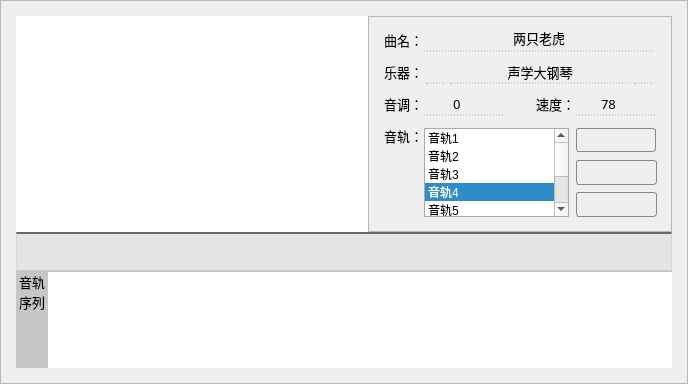
  <widget class="QFrame" name="editBox">
   <property name="geometry">
    <rect>
     <x>96</x>
     <y>80</y>
     <width>688</width>
     <height>384</height>
    </rect>
   </property>
   <property name="styleSheet">
    <string notr="true">QFrame#editBox {
	background-color: rgba(220, 220, 230, 0.85);
	border: 1px solid #edd;
}
QFrame#editBox .QFrame {
	background-color: rgba(248, 248, 248, 0.85);
}
QFrame#editBox QPushButton:pressed {
	margin: 1px 1px;
}</string>
   </property>
   <property name="frameShape">
    <enum>QFrame::StyledPanel</enum>
   </property>
   <property name="frameShadow">
    <enum>QFrame::Raised</enum>
   </property>
   <widget class="QFrame" name="fileinfoBox">
    <property name="geometry">
     <rect>
      <x>368</x>
      <y>16</y>
      <width>304</width>
      <height>216</height>
     </rect>
    </property>
    <property name="font">
     <font>
      <family>微软雅黑</family>
      <pointsize>10</pointsize>
     </font>
    </property>
    <property name="styleSheet">
     <string notr="true">QFrame#fileinfoBox {
	border-left: 2px solid #666;
}
QFrame#fileinfoBox .QLineEdit {
	border: none;
	border-bottom: 1px dashed #aaa;
	background-color: rgba(255,255,255,0);
}
QFrame#fileinfoBox .QComboBox {
	border:none;
	border-bottom: 1px dashed #aaa;
	background-color: rgba(255,255,255,0);
}
QFrame#fileinfoBox .QSpinBox {
	border:none;
	border-bottom:1px dashed #aaa;
	background-color: rgba(255,255,255,0);
}
QFrame#fileinfoBox .QPushButton {
	border: 1px solid #888;
	border-radius:3px;
}
QFrame#fileinfoBox QComboBox:hover, QFrame#fileinfoBox QLineEdit:hover, QFrame#fileinfoBox QSpinBox:hover, QFrame#fileinfoBox QPushButton:hover {
	border-bottom: 1px dashed #048;
}
QFrame#fileinfoBox QPushButton#btn_playTracks:hover, QFrame#fileinfoBox QPushButton#btn_previewTrack:hover, QFrame#fileinfoBox QPushButton#btn_removeTrack:hover {
	border: 1px solid #048;
}</string>
    </property>
    <property name="frameShape">
     <enum>QFrame::StyledPanel</enum>
    </property>
    <property name="frameShadow">
     <enum>QFrame::Raised</enum>
    </property>
    <widget class="QLabel" name="label_1">
     <property name="geometry">
      <rect>
       <x>16</x>
       <y>8</y>
       <width>36</width>
       <height>32</height>
      </rect>
     </property>
     <property name="font">
      <font>
       <family>Microsoft YaHei</family>
       <pointsize>10</pointsize>
      </font>
     </property>
     <property name="text">
      <string>曲名：</string>
     </property>
    </widget>
    <widget class="QLabel" name="label_2">
     <property name="geometry">
      <rect>
       <x>16</x>
       <y>40</y>
       <width>36</width>
       <height>32</height>
      </rect>
     </property>
     <property name="font">
      <font>
       <family>Microsoft YaHei</family>
       <pointsize>10</pointsize>
      </font>
     </property>
     <property name="text">
      <string>乐器：</string>
     </property>
    </widget>
    <widget class="QLabel" name="label_3">
     <property name="geometry">
      <rect>
       <x>16</x>
       <y>72</y>
       <width>36</width>
       <height>32</height>
      </rect>
     </property>
     <property name="font">
      <font>
       <family>Microsoft YaHei</family>
       <pointsize>10</pointsize>
      </font>
     </property>
     <property name="text">
      <string>音调：</string>
     </property>
    </widget>
    <widget class="QLabel" name="label_4">
     <property name="geometry">
      <rect>
       <x>168</x>
       <y>72</y>
       <width>36</width>
       <height>32</height>
      </rect>
     </property>
     <property name="font">
      <font>
       <family>Microsoft YaHei</family>
       <pointsize>10</pointsize>
      </font>
     </property>
     <property name="text">
      <string>速度：</string>
     </property>
    </widget>
    <widget class="QLineEdit" name="input_songName">
     <property name="geometry">
      <rect>
       <x>56</x>
       <y>12</y>
       <width>232</width>
       <height>24</height>
      </rect>
     </property>
     <property name="font">
      <font>
       <family>Microsoft YaHei</family>
       <pointsize>10</pointsize>
      </font>
     </property>
     <property name="text">
      <string>两只老虎</string>
     </property>
     <property name="alignment">
      <set>Qt::AlignCenter</set>
     </property>
    </widget>
    <widget class="QSpinBox" name="spin_velocity">
     <property name="enabled">
      <bool>true</bool>
     </property>
     <property name="geometry">
      <rect>
       <x>208</x>
       <y>76</y>
       <width>80</width>
       <height>24</height>
      </rect>
     </property>
     <property name="font">
      <font>
       <family>Microsoft YaHei</family>
       <pointsize>10</pointsize>
       <underline>false</underline>
      </font>
     </property>
     <property name="alignment">
      <set>Qt::AlignCenter</set>
     </property>
     <property name="readOnly">
      <bool>false</bool>
     </property>
     <property name="maximum">
      <number>127</number>
     </property>
     <property name="value">
      <number>78</number>
     </property>
    </widget>
    <widget class="QLabel" name="label_5">
     <property name="geometry">
      <rect>
       <x>16</x>
       <y>104</y>
       <width>40</width>
       <height>32</height>
      </rect>
     </property>
     <property name="font">
      <font>
       <family>Microsoft YaHei</family>
       <pointsize>10</pointsize>
      </font>
     </property>
     <property name="text">
      <string>音轨：</string>
     </property>
    </widget>
    <widget class="QListWidget" name="list_tracks">
     <property name="geometry">
      <rect>
       <x>56</x>
       <y>112</y>
       <width>145</width>
       <height>89</height>
      </rect>
     </property>
     <property name="styleSheet">
      <string notr="true">QFrame#fileinfoBox QListWidget {
	border:1px solid #aaa;
}</string>
     </property>
     <property name="currentRow">
      <number>3</number>
     </property>
     <item>
      <property name="text">
       <string>音轨1</string>
      </property>
     </item>
     <item>
      <property name="text">
       <string>音轨2</string>
      </property>
     </item>
     <item>
      <property name="text">
       <string>音轨3</string>
      </property>
     </item>
     <item>
      <property name="text">
       <string>音轨4</string>
      </property>
     </item>
     <item>
      <property name="text">
       <string>音轨5</string>
      </property>
     </item>
     <item>
      <property name="text">
       <string>音轨6</string>
      </property>
     </item>
     <item>
      <property name="text">
       <string>音轨7</string>
      </property>
     </item>
    </widget>
    <widget class="QPushButton" name="btn_removeTrack">
     <property name="geometry">
      <rect>
       <x>208</x>
       <y>144</y>
       <width>81</width>
       <height>25</height>
      </rect>
     </property>
     <property name="styleSheet">
      <string notr="true"/>
     </property>
     <property name="text">
      <string/>
     </property>
     <property name="icon">
      <iconset resource="resource.qrc">
       <normaloff>:/editPage/resource/editPage/RemoveTrack.png</normaloff>:/editPage/resource/editPage/RemoveTrack.png</iconset>
     </property>
     <property name="iconSize">
      <size>
       <width>80</width>
       <height>24</height>
      </size>
     </property>
    </widget>
    <widget class="QPushButton" name="btn_playTracks">
     <property name="geometry">
      <rect>
       <x>208</x>
       <y>112</y>
       <width>80</width>
       <height>24</height>
      </rect>
     </property>
     <property name="styleSheet">
      <string notr="true"/>
     </property>
     <property name="text">
      <string/>
     </property>
     <property name="icon">
      <iconset resource="resource.qrc">
       <normaloff>:/editPage/resource/editPage/PlayAll.png</normaloff>:/editPage/resource/editPage/PlayAll.png</iconset>
     </property>
     <property name="iconSize">
      <size>
       <width>80</width>
       <height>24</height>
      </size>
     </property>
    </widget>
    <widget class="QPushButton" name="btn_previewTrack">
     <property name="geometry">
      <rect>
       <x>208</x>
       <y>176</y>
       <width>81</width>
       <height>25</height>
      </rect>
     </property>
     <property name="styleSheet">
      <string notr="true"/>
     </property>
     <property name="text">
      <string/>
     </property>
     <property name="icon">
      <iconset resource="resource.qrc">
       <normaloff>:/editPage/resource/editPage/BrowseTrack.png</normaloff>:/editPage/resource/editPage/BrowseTrack.png</iconset>
     </property>
     <property name="iconSize">
      <size>
       <width>80</width>
       <height>24</height>
      </size>
     </property>
    </widget>
    <widget class="QPushButton" name="btn_instruments_up">
     <property name="geometry">
      <rect>
       <x>264</x>
       <y>44</y>
       <width>24</width>
       <height>24</height>
      </rect>
     </property>
     <property name="cursor">
      <cursorShape>ArrowCursor</cursorShape>
     </property>
     <property name="styleSheet">
      <string notr="true">QPushButton#btn_instruments_up {
	image:url(:/widgets/resource/widgets/spinbox-up-normal.svg);
	border:none;
	border-bottom:1px dashed #aaa;
}
QPushButton#btn_instruments_up:hover {
	image:url(:/widgets/resource/widgets/spinbox-up-active.svg);
}</string>
     </property>
     <property name="text">
      <string/>
     </property>
    </widget>
    <widget class="QPushButton" name="btn_instruments_down">
     <property name="geometry">
      <rect>
       <x>56</x>
       <y>44</y>
       <width>24</width>
       <height>24</height>
      </rect>
     </property>
     <property name="cursor">
      <cursorShape>ArrowCursor</cursorShape>
     </property>
     <property name="styleSheet">
      <string notr="true">QPushButton#btn_instruments_down {
	image:url(:/widgets/resource/widgets/spinbox-down-normal.svg);
	border:none;
	border-bottom:1px dashed #aaa;
}
QPushButton#btn_instruments_down:hover {
	image:url(:/widgets/resource/widgets/spinbox-down-active.svg);
}</string>
     </property>
     <property name="text">
      <string/>
     </property>
    </widget>
    <widget class="QPushButton" name="btn_instruments_name">
     <property name="geometry">
      <rect>
       <x>80</x>
       <y>44</y>
       <width>184</width>
       <height>24</height>
      </rect>
     </property>
     <property name="font">
      <font>
       <family>Microsoft YaHei</family>
       <pointsize>10</pointsize>
      </font>
     </property>
     <property name="cursor">
      <cursorShape>ArrowCursor</cursorShape>
     </property>
     <property name="styleSheet">
      <string notr="true">QPushButton#btn_instruments_name {
	padding: 0px 8px;
	border:none;
	border-bottom:1px dashed #aaa;
}</string>
     </property>
     <property name="text">
      <string>声学大钢琴</string>
     </property>
    </widget>
    <widget class="QSpinBox" name="spin_pitch">
     <property name="enabled">
      <bool>true</bool>
     </property>
     <property name="geometry">
      <rect>
       <x>56</x>
       <y>76</y>
       <width>80</width>
       <height>24</height>
      </rect>
     </property>
     <property name="font">
      <font>
       <family>Microsoft YaHei</family>
       <pointsize>10</pointsize>
       <underline>false</underline>
      </font>
     </property>
     <property name="alignment">
      <set>Qt::AlignCenter</set>
     </property>
     <property name="readOnly">
      <bool>false</bool>
     </property>
     <property name="minimum">
      <number>-20</number>
     </property>
     <property name="maximum">
      <number>20</number>
     </property>
     <property name="value">
      <number>0</number>
     </property>
    </widget>
   </widget>
   <widget class="QFrame" name="sequenceBox">
    <property name="geometry">
     <rect>
      <x>16</x>
      <y>232</y>
      <width>656</width>
      <height>136</height>
     </rect>
    </property>
    <property name="styleSheet">
     <string notr="true">QFrame#sequenceBox {
	border-top:2px solid #666;
}
QFrame#sequenceBox QLabel#label_6 {
	background-color: rgba(170,170,170,0.6);
}
QFrame#sequenceBox QGraphicsView {
	border:none;
}</string>
    </property>
    <property name="frameShape">
     <enum>QFrame::StyledPanel</enum>
    </property>
    <property name="frameShadow">
     <enum>QFrame::Raised</enum>
    </property>
    <widget class="QLabel" name="label_6">
     <property name="geometry">
      <rect>
       <x>0</x>
       <y>40</y>
       <width>32</width>
       <height>112</height>
      </rect>
     </property>
     <property name="font">
      <font>
       <family>Microsoft YaHei</family>
       <pointsize>10</pointsize>
      </font>
     </property>
     <property name="text">
      <string>音轨序列</string>
     </property>
     <property name="textFormat">
      <enum>Qt::AutoText</enum>
     </property>
     <property name="scaledContents">
      <bool>false</bool>
     </property>
     <property name="alignment">
      <set>Qt::AlignHCenter|Qt::AlignTop</set>
     </property>
     <property name="wordWrap">
      <bool>true</bool>
     </property>
     <property name="margin">
      <number>8</number>
     </property>
     <property name="indent">
      <number>0</number>
     </property>
    </widget>
    <widget class="QFrame" name="toolbarsBox">
     <property name="geometry">
      <rect>
       <x>0</x>
       <y>0</y>
       <width>656</width>
       <height>40</height>
      </rect>
     </property>
     <property name="styleSheet">
      <string notr="true">QFrame#toolbarsBox {
	background-color: rgba(120,120,120,0.1);
	border-bottom:2px solid #ccc
}
QFrame#toolbarsBox QPushButton {
	border:none;
	background:rgba(0,0,0,0);
}
QFrame#toolbarsBox QPushButton:hover {
	border-radius:3px;
	border:1px solid #08F;
	background-color:rgba(0,0,0,0.05)
}</string>
     </property>
     <property name="frameShape">
      <enum>QFrame::StyledPanel</enum>
     </property>
     <property name="frameShadow">
      <enum>QFrame::Raised</enum>
     </property>
     <widget class="QPushButton" name="toolbar_quit">
      <property name="geometry">
       <rect>
        <x>588</x>
        <y>4</y>
        <width>32</width>
        <height>32</height>
       </rect>
      </property>
      <property name="toolTip">
       <string>放弃编辑</string>
      </property>
      <property name="text">
       <string/>
      </property>
      <property name="icon">
       <iconset resource="resource.qrc">
        <normaloff>:/editPage/resource/editPage/tools-quit.svg</normaloff>:/editPage/resource/editPage/tools-quit.svg</iconset>
      </property>
      <property name="iconSize">
       <size>
        <width>24</width>
        <height>24</height>
       </size>
      </property>
     </widget>
     <widget class="QPushButton" name="toolbar_octaveDown">
      <property name="geometry">
       <rect>
        <x>324</x>
        <y>4</y>
        <width>32</width>
        <height>32</height>
       </rect>
      </property>
      <property name="toolTip">
       <string>降低八度</string>
      </property>
      <property name="text">
       <string/>
      </property>
      <property name="icon">
       <iconset resource="resource.qrc">
        <normaloff>:/editPage/resource/editPage/tools-octave-down.svg</normaloff>:/editPage/resource/editPage/tools-octave-down.svg</iconset>
      </property>
      <property name="iconSize">
       <size>
        <width>24</width>
        <height>24</height>
       </size>
      </property>
     </widget>
     <widget class="QPushButton" name="toolbar_durationDown">
      <property name="geometry">
       <rect>
        <x>388</x>
        <y>4</y>
        <width>32</width>
        <height>32</height>
       </rect>
      </property>
      <property name="toolTip">
       <string>减短时值</string>
      </property>
      <property name="text">
       <string/>
      </property>
      <property name="icon">
       <iconset resource="resource.qrc">
        <normaloff>:/editPage/resource/editPage/tools-duration-down.svg</normaloff>:/editPage/resource/editPage/tools-duration-down.svg</iconset>
      </property>
      <property name="iconSize">
       <size>
        <width>24</width>
        <height>24</height>
       </size>
      </property>
     </widget>
     <widget class="QPushButton" name="toolbar_play">
      <property name="geometry">
       <rect>
        <x>132</x>
        <y>4</y>
        <width>32</width>
        <height>32</height>
       </rect>
      </property>
      <property name="toolTip">
       <string>播放音轨</string>
      </property>
      <property name="text">
       <string/>
      </property>
      <property name="icon">
       <iconset resource="resource.qrc">
        <normaloff>:/editPage/resource/editPage/tools-play.svg</normaloff>:/editPage/resource/editPage/tools-play.svg</iconset>
      </property>
      <property name="iconSize">
       <size>
        <width>24</width>
        <height>24</height>
       </size>
      </property>
     </widget>
     <widget class="QPushButton" name="toolbar_endStep">
      <property name="geometry">
       <rect>
        <x>100</x>
        <y>4</y>
        <width>32</width>
        <height>32</height>
       </rect>
      </property>
      <property name="toolTip">
       <string>跳到结尾</string>
      </property>
      <property name="text">
       <string/>
      </property>
      <property name="icon">
       <iconset resource="resource.qrc">
        <normaloff>:/editPage/resource/editPage/tools-end-step.svg</normaloff>:/editPage/resource/editPage/tools-end-step.svg</iconset>
      </property>
      <property name="iconSize">
       <size>
        <width>20</width>
        <height>20</height>
       </size>
      </property>
     </widget>
     <widget class="QPushButton" name="toolbar_firstStep">
      <property name="geometry">
       <rect>
        <x>4</x>
        <y>4</y>
        <width>32</width>
        <height>32</height>
       </rect>
      </property>
      <property name="toolTip">
       <string>跳到开头</string>
      </property>
      <property name="text">
       <string/>
      </property>
      <property name="icon">
       <iconset resource="resource.qrc">
        <normaloff>:/editPage/resource/editPage/tools-first-step.svg</normaloff>:/editPage/resource/editPage/tools-first-step.svg</iconset>
      </property>
      <property name="iconSize">
       <size>
        <width>20</width>
        <height>20</height>
       </size>
      </property>
     </widget>
     <widget class="QPushButton" name="toolbar_delete">
      <property name="geometry">
       <rect>
        <x>228</x>
        <y>4</y>
        <width>32</width>
        <height>32</height>
       </rect>
      </property>
      <property name="toolTip">
       <string>删除音符</string>
      </property>
      <property name="text">
       <string/>
      </property>
      <property name="icon">
       <iconset resource="resource.qrc">
        <normaloff>:/editPage/resource/editPage/tools-delete.svg</normaloff>:/editPage/resource/editPage/tools-delete.svg</iconset>
      </property>
      <property name="iconSize">
       <size>
        <width>24</width>
        <height>24</height>
       </size>
      </property>
     </widget>
     <widget class="QPushButton" name="toolbar_pitchDown">
      <property name="geometry">
       <rect>
        <x>260</x>
        <y>4</y>
        <width>32</width>
        <height>32</height>
       </rect>
      </property>
      <property name="toolTip">
       <string>降调</string>
      </property>
      <property name="text">
       <string/>
      </property>
      <property name="icon">
       <iconset resource="resource.qrc">
        <normaloff>:/editPage/resource/editPage/tools-pitch-down.svg</normaloff>:/editPage/resource/editPage/tools-pitch-down.svg</iconset>
      </property>
      <property name="iconSize">
       <size>
        <width>24</width>
        <height>24</height>
       </size>
      </property>
     </widget>
     <widget class="QPushButton" name="toolbar_pitchUp">
      <property name="geometry">
       <rect>
        <x>292</x>
        <y>4</y>
        <width>32</width>
        <height>32</height>
       </rect>
      </property>
      <property name="toolTip">
       <string>升调</string>
      </property>
      <property name="text">
       <string/>
      </property>
      <property name="icon">
       <iconset resource="resource.qrc">
        <normaloff>:/editPage/resource/editPage/tools-pitch-up.svg</normaloff>:/editPage/resource/editPage/tools-pitch-up.svg</iconset>
      </property>
      <property name="iconSize">
       <size>
        <width>24</width>
        <height>24</height>
       </size>
      </property>
     </widget>
     <widget class="QPushButton" name="toolbar_octaveUp">
      <property name="geometry">
       <rect>
        <x>356</x>
        <y>4</y>
        <width>32</width>
        <height>32</height>
       </rect>
      </property>
      <property name="toolTip">
       <string>升高八度</string>
      </property>
      <property name="text">
       <string/>
      </property>
      <property name="icon">
       <iconset resource="resource.qrc">
        <normaloff>:/editPage/resource/editPage/tools-octave-up.svg</normaloff>:/editPage/resource/editPage/tools-octave-up.svg</iconset>
      </property>
      <property name="iconSize">
       <size>
        <width>24</width>
        <height>24</height>
       </size>
      </property>
     </widget>
     <widget class="QPushButton" name="toolbar_lastStep">
      <property name="geometry">
       <rect>
        <x>36</x>
        <y>4</y>
        <width>32</width>
        <height>32</height>
       </rect>
      </property>
      <property name="toolTip">
       <string>上一个音符</string>
      </property>
      <property name="text">
       <string/>
      </property>
      <property name="icon">
       <iconset resource="resource.qrc">
        <normaloff>:/editPage/resource/editPage/tools-left-step.svg</normaloff>:/editPage/resource/editPage/tools-left-step.svg</iconset>
      </property>
      <property name="iconSize">
       <size>
        <width>24</width>
        <height>24</height>
       </size>
      </property>
     </widget>
     <widget class="QPushButton" name="toolbar_nextStep">
      <property name="geometry">
       <rect>
        <x>68</x>
        <y>4</y>
        <width>32</width>
        <height>32</height>
       </rect>
      </property>
      <property name="toolTip">
       <string>下一个音符</string>
      </property>
      <property name="text">
       <string/>
      </property>
      <property name="icon">
       <iconset resource="resource.qrc">
        <normaloff>:/editPage/resource/editPage/tools-right-step.svg</normaloff>:/editPage/resource/editPage/tools-right-step.svg</iconset>
      </property>
      <property name="iconSize">
       <size>
        <width>24</width>
        <height>24</height>
       </size>
      </property>
     </widget>
     <widget class="QPushButton" name="toolbar_preview">
      <property name="geometry">
       <rect>
        <x>164</x>
        <y>4</y>
        <width>32</width>
        <height>32</height>
       </rect>
      </property>
      <property name="toolTip">
       <string>播放音符</string>
      </property>
      <property name="text">
       <string/>
      </property>
      <property name="icon">
       <iconset resource="resource.qrc">
        <normaloff>:/editPage/resource/editPage/tools-preview.svg</normaloff>:/editPage/resource/editPage/tools-preview.svg</iconset>
      </property>
      <property name="iconSize">
       <size>
        <width>24</width>
        <height>24</height>
       </size>
      </property>
     </widget>
     <widget class="QPushButton" name="toolbar_insert">
      <property name="geometry">
       <rect>
        <x>196</x>
        <y>4</y>
        <width>32</width>
        <height>32</height>
       </rect>
      </property>
      <property name="toolTip">
       <string>插入音符</string>
      </property>
      <property name="text">
       <string/>
      </property>
      <property name="icon">
       <iconset resource="resource.qrc">
        <normaloff>:/editPage/resource/editPage/tools-add.svg</normaloff>:/editPage/resource/editPage/tools-add.svg</iconset>
      </property>
      <property name="iconSize">
       <size>
        <width>24</width>
        <height>24</height>
       </size>
      </property>
     </widget>
     <widget class="QPushButton" name="toolbar_durationUp">
      <property name="geometry">
       <rect>
        <x>420</x>
        <y>4</y>
        <width>32</width>
        <height>32</height>
       </rect>
      </property>
      <property name="cursor">
       <cursorShape>ArrowCursor</cursorShape>
      </property>
      <property name="toolTip">
       <string>延长时值</string>
      </property>
      <property name="text">
       <string/>
      </property>
      <property name="icon">
       <iconset resource="resource.qrc">
        <normaloff>:/editPage/resource/editPage/tools-duration-up.svg</normaloff>:/editPage/resource/editPage/tools-duration-up.svg</iconset>
      </property>
      <property name="iconSize">
       <size>
        <width>24</width>
        <height>24</height>
       </size>
      </property>
     </widget>
     <widget class="QPushButton" name="toolbar_add">
      <property name="geometry">
       <rect>
        <x>620</x>
        <y>4</y>
        <width>32</width>
        <height>32</height>
       </rect>
      </property>
      <property name="toolTip">
       <string>添加到文件</string>
      </property>
      <property name="text">
       <string/>
      </property>
      <property name="icon">
       <iconset resource="resource.qrc">
        <normaloff>:/editPage/resource/editPage/tools-completed.svg</normaloff>:/editPage/resource/editPage/tools-completed.svg</iconset>
      </property>
      <property name="iconSize">
       <size>
        <width>24</width>
        <height>24</height>
       </size>
      </property>
     </widget>
    </widget>
    <widget class="QGraphicsView" name="sequenceView">
     <property name="geometry">
      <rect>
       <x>32</x>
       <y>40</y>
       <width>624</width>
       <height>112</height>
      </rect>
     </property>
     <property name="styleSheet">
      <string notr="true"/>
     </property>
    </widget>
    <zorder>label_6</zorder>
    <zorder>sequenceView</zorder>
    <zorder>toolbarsBox</zorder>
   </widget>
   <widget class="QFrame" name="cameraBox">
    <property name="geometry">
     <rect>
      <x>16</x>
      <y>16</y>
      <width>352</width>
      <height>217</height>
     </rect>
    </property>
    <property name="styleSheet">
     <string notr="true">QFrame#cameraBox QPushButton {
	border:none;
	backgraound-color:rgba(0,0,0,0);
}
QGraphicsView#cameraView {
	border:none;
	background: url(:/editPage/resource/editPage/camera-bg.jpg);
}</string>
    </property>
    <property name="frameShape">
     <enum>QFrame::StyledPanel</enum>
    </property>
    <property name="frameShadow">
     <enum>QFrame::Raised</enum>
    </property>
    <widget class="QGraphicsView" name="cameraView">
     <property name="geometry">
      <rect>
       <x>0</x>
       <y>0</y>
       <width>352</width>
       <height>216</height>
      </rect>
     </property>
     <property name="styleSheet">
      <string notr="true"/>
     </property>
     <property name="backgroundBrush">
      <brush brushstyle="NoBrush">
       <color alpha="3">
        <red>0</red>
        <green>0</green>
        <blue>0</blue>
       </color>
      </brush>
     </property>
     <property name="foregroundBrush">
      <brush brushstyle="NoBrush">
       <color alpha="3">
        <red>0</red>
        <green>0</green>
        <blue>0</blue>
       </color>
      </brush>
     </property>
    </widget>
    <widget class="QPushButton" name="btn_newFile">
     <property name="enabled">
      <bool>true</bool>
     </property>
     <property name="geometry">
      <rect>
       <x>8</x>
       <y>16</y>
       <width>56</width>
       <height>56</height>
      </rect>
     </property>
     <property name="cursor">
      <cursorShape>PointingHandCursor</cursorShape>
     </property>
     <property name="styleSheet">
      <string notr="true">QPushButton#btn_newFile {
	image: url(:/editPage/resource/editPage/add-normal.png);
	padding: 4px;
}
QPushButton#btn_newFile:hover {
	image: url(:/editPage/resource/editPage/add-active.png)
}
QPushButton#btn_newFile:disabled {
	image: url(:/editPage/resource/editPage/add-disabled.png)
}</string>
     </property>
     <property name="text">
      <string/>
     </property>
     <property name="iconSize">
      <size>
       <width>50</width>
       <height>50</height>
      </size>
     </property>
     <property name="autoRepeat">
      <bool>false</bool>
     </property>
    </widget>
    <widget class="QPushButton" name="btn_closeFile">
     <property name="geometry">
      <rect>
       <x>8</x>
       <y>72</y>
       <width>56</width>
       <height>56</height>
      </rect>
     </property>
     <property name="cursor">
      <cursorShape>PointingHandCursor</cursorShape>
     </property>
     <property name="styleSheet">
      <string notr="true">QPushButton#btn_closeFile {
	image: url(:/editPage/resource/editPage/close-normal.png);
	padding: 4px;
}
QPushButton#btn_closeFile:hover {
	image: url(:/editPage/resource/editPage/close-active.png)
}
QPushButton#btn_closeFile:disabled {
	image: url(:/editPage/resource/editPage/close-disabled.png)
}</string>
     </property>
     <property name="text">
      <string/>
     </property>
     <property name="iconSize">
      <size>
       <width>50</width>
       <height>50</height>
      </size>
     </property>
    </widget>
    <widget class="QPushButton" name="btn_capture">
     <property name="geometry">
      <rect>
       <x>8</x>
       <y>128</y>
       <width>56</width>
       <height>56</height>
      </rect>
     </property>
     <property name="cursor">
      <cursorShape>PointingHandCursor</cursorShape>
     </property>
     <property name="styleSheet">
      <string notr="true">QPushButton#btn_capture {
	image: url(:/editPage/resource/editPage/capture-normal.png);
	padding: 4px;
}
QPushButton#btn_capture:hover {
	image: url(:/editPage/resource/editPage/capture-active.png)
}
QPushButton#btn_capture:disabled {
	image: url(:/editPage/resource/editPage/capture-disabled.png)
}</string>
     </property>
     <property name="text">
      <string/>
     </property>
     <property name="iconSize">
      <size>
       <width>50</width>
       <height>50</height>
      </size>
     </property>
    </widget>
   </widget>
   <zorder>cameraBox</zorder>
   <zorder>fileinfoBox</zorder>
   <zorder>sequenceBox</zorder>
  </widget>
